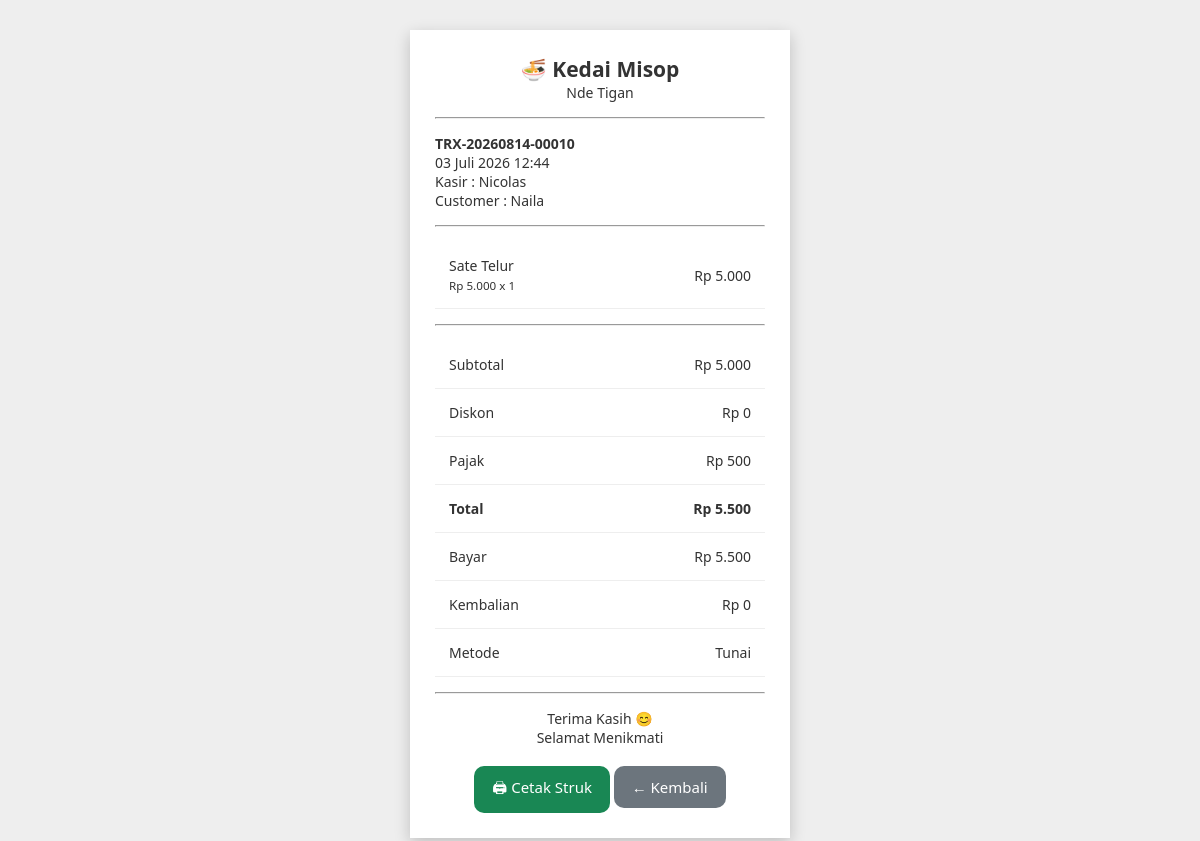
Screenshot of /struk.php?id=10 (signed in) with the database file from the repository.
### tables this page shows
CREATE TABLE `transaksi` (
  `id` int(11) NOT NULL,
  `tanggal` datetime DEFAULT current_timestamp(),
  `customer` varchar(100) NOT NULL,
  `kasir` varchar(100) NOT NULL,
  `metode` enum('Tunai','QRIS','Transfer') NOT NULL,
  `subtotal` int(11) NOT NULL,
  `diskon` int(11) DEFAULT 0,
  `pajak` int(11) DEFAULT 0,
  `total` int(11) NOT NULL,
  `bayar` int(11) DEFAULT 0,
  `kembalian` int(11) DEFAULT 0
);

CREATE TABLE `detail_transaksi` (
  `id` int(11) NOT NULL,
  `transaksi_id` int(11) NOT NULL,
  `menu_id` int(11) NOT NULL,
  `qty` int(11) NOT NULL,
  `harga` int(11) NOT NULL,
  `subtotal` int(11) NOT NULL
);

CREATE TABLE `menu` (
  `id` int(11) NOT NULL,
  `nama` varchar(100) NOT NULL,
  `kategori` enum('Makanan','Minuman') NOT NULL,
  `harga` int(11) NOT NULL,
  `stok` int(11) DEFAULT 0,
  `gambar` varchar(255) DEFAULT 'default.jpg',
  `created_at` timestamp NOT NULL DEFAULT current_timestamp()
);

### includes/config.php (called while the page is built, shortened)
<?php
$conn=mysqli_connect(
    DB_HOST,
    DB_USER,
    DB_PASS,
    DB_NAME
);
function rupiah($angka){
    return "Rp ".number_format($angka,0,",",".");
}
function angka($angka){
    return number_format($angka,0,",",".");
}
function tanggalIndonesia($tanggal){
    $bulan=[
        1=>"Januari",
        "Februari",
        "Maret",
        "April",
        "Mei",
        "Juni",
        "Juli",
        "Agustus",
        "September",
        "Oktober",
        "November",
        "Desember"
    ];
    $time=strtotime($tanggal);
    $hari=date("d",$time);
    $bln=$bulan[(int)date("m",$time)];
    $tahun=date("Y",$time);
    $jam=date("H:i",$time);
    return
    $hari." ".$bln." ".$tahun." ".$jam;
}
function e($text){
    return htmlspecialchars(
        $text,
        ENT_QUOTES,
        "UTF-8"
    );
}
function kodeTransaksi($id){
    return "TRX-".date("Ymd")."-".str_pad(
        $id,
        5,
        "0",
        STR_PAD_LEFT
    );
}
function query($sql){
    global $conn;
    return mysqli_query($conn,$sql);
}
function fetch($query){
    return mysqli_fetch_assoc($query);
}
?>

### struk.php (the view, shortened to what this page needs)
<?php
include "includes/config.php";
$id=(int)$_GET['id'];
$trx=query("
SELECT *
FROM transaksi
WHERE id='$id'
");
$data=fetch($trx);
$detail=query("
SELECT
menu.nama,
detail_transaksi.qty,
detail_transaksi.harga,
detail_transaksi.subtotal
FROM detail_transaksi
JOIN menu
ON menu.id=detail_transaksi.menu_id
WHERE transaksi_id='$id'
");
?>
<!DOCTYPE html>
<html>
<head>
<link rel="stylesheet"
href="assets/css/style.css">
</head>
<body>
<div class="struk">
<div class="center">
<h2>
🍜 Kedai Misop
</h2>
<p>
Nde Tigan
</p>
<hr>
</div>
<b>
<?= kodeTransaksi($id) ?>
</b>
<br>
<?= tanggalIndonesia($data['tanggal']) ?>
<br>
Kasir :
<?= e($data['kasir']) ?>
<br>
Customer :
<?= e($data['customer']) ?>
<hr>
<table>
<?php while($row=fetch($detail)): ?>
<tr>
<td>
<?= e($row['nama']) ?>
<br>
<small>
<?= rupiah($row['harga']) ?>
x
<?= angka($row['qty']) ?>
</small>
</td>
<td align="right">
<?= rupiah($row['subtotal']) ?>
</td>
</tr>
<?php endwhile; ?>
</table>
<hr>
<table>
<tr>
<td>
Subtotal
</td>
<td align="right">
<?= rupiah($data['subtotal']) ?>
</td>
</tr>
<tr>
<td>
Diskon
</td>
<td align="right">
<?= rupiah($data['diskon']) ?>
</td>
</tr>
<tr>
<td>
Pajak
</td>
<td align="right">
<?= rupiah($data['pajak']) ?>
</td>
</tr>
<tr>
<td>
<b>Total</b>
</td>
<td align="right">
<b>
<?= rupiah($data['total']) ?>
</b>
</td>
</tr>
<tr>
<td>
Bayar
</td>
<td align="right">
<?= rupiah($data['bayar']) ?>
</td>
</tr>
<tr>
<td>
Kembalian
</td>
<td align="right">
<?= rupiah($data['kembalian']) ?>
</td>
</tr>
<tr>
<td>
Metode
</td>
<td align="right">
<?= e($data['metode']) ?>
</td>
</tr>
</table>
<hr>
<div class="center">
<p>
Terima Kasih 😊
</p>
<p>
Selamat Menikmati
</p>
<br>
<button
onclick="window.print()"
class="btn btn-primary">
🖨 Cetak Struk
</button>
<a
href="kasir.php"
class="btn btn-secondary">
← Kembali
</a>
</div>
</div>
</body>
</html>

### assets/css/style.css (style rules this page uses)
* { margin:0; padding:0; box-sizing:border-box; font-family:'Segoe UI',sans-serif; }
body { background:#f4f6f9; color:#333; }
a { text-decoration:none; color:inherit; }
table { width:100%; border-collapse:collapse; }
table td { padding:14px; border-bottom:1px solid #eee; }
.btn { display:inline-block; border:none; border-radius:10px; padding:11px 18px; cursor:pointer; transition:.3s; font-size:15px; }
.btn-primary { background:#198754; color:white; }
.btn-secondary { background:#6c757d; color:white; }

### struk.php (style rules this page uses)
body { background:#eee; }
.struk { width:380px; margin:30px auto; background:#fff; padding:25px; font-size:14px; box-shadow:0 5px 15px rgba(0,0,0,.2); }
.center { text-align:center; }
table { width:100%; margin-top:15px; }
td { padding:6px 0; }
hr { margin:15px 0; }

### rows the page displays
transaksi: tanggal "03 Juli 2026 12:44", kasir "Nicolas", customer "Naila", subtotal "Rp 5.000", diskon "Rp 0", pajak "Rp 500", total "Rp 5.500", bayar "Rp 5.500", kembalian "Rp 0", metode "Tunai"
detail_transaksi: menu.nama "Sate Telur", harga "Rp 5.000", qty "1", subtotal "Rp 5.000"

### other values shown
kodeTransaksi($id) "TRX-20260814-00010"
